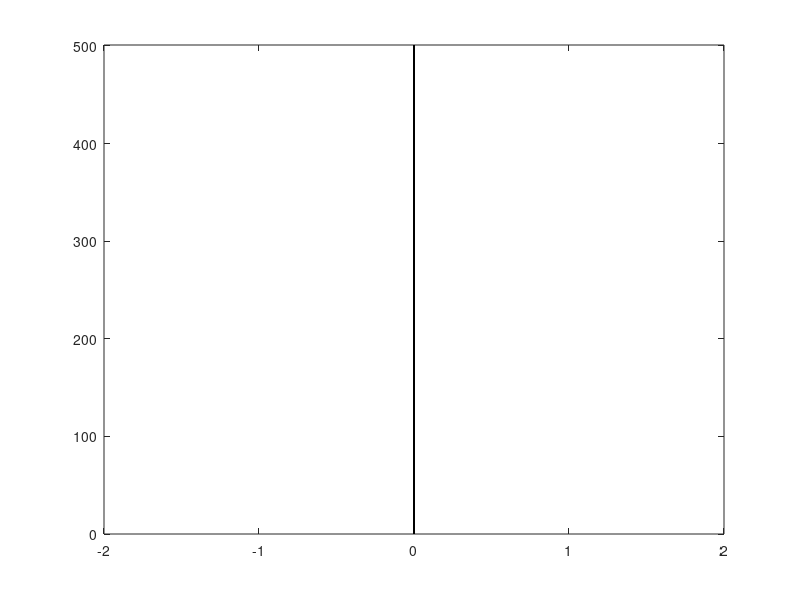

Here is the MATLAB script that generated this plot: (Note: this script raises an error after producing the figure.)
%%%%%%%%%%%%%%%%%%%%%%%%%%%%%%%
% Стартовая программа для демонстрации случайных %
% блужданий %
%%%%%%%%%%%%%%%%%%%%%%%%%%%%%%%
n =500; % Число частиц
dh =.02; % Параметр случайного распределения
% Задание вектор-столбцов координат точек
y =1:n;
y=y'; x =zeros(size(y));
h=plot(x,y,'k.'); % Вывод начального положения точек
axis([-2 2 0 n+1 ]); % Задание осей
% Определение режима перерисовки и размера точек
set(h,'EraseMode','background','MarkerSize',3);
pause(1) % Пауза для вывода графика на экран
i=0; % Начальное значение
cn = 0;
while cn < 1000 % neБесконечный цикл
cn = cn + 1;
i=i+1;
x=x+dh*(2*rand(n,1)-1); % Случайные смещения x-координаты каждой точки
% Смена координат точек на рисунке
set(h,'XData',x,'YData',y,'Color','k')
pause(0.01);
end;
%%%%%%%%%%%%%%%%%%%%%%%%%%%%%%%%%%%%%%%%
